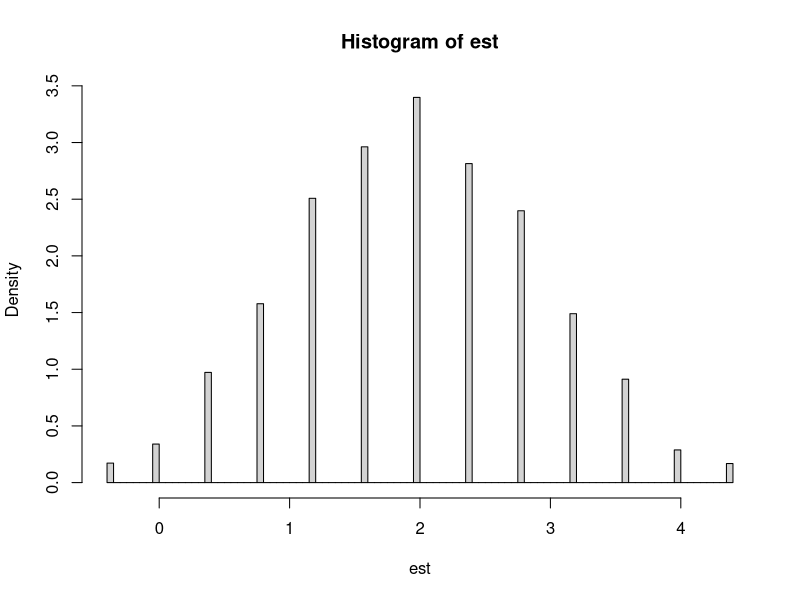

The R source for this figure:
#########################################################################
# Simulation Study showing the benefits of randomization and blocking 
#########################################################################

# t --  confounding variable that we want to block on 
t <- rep(1:5, each = 2)

# d --- treatment variable (binary): to be allocated below

# data-generating process depending on t and d
generate_response <- function(d, t){

beta0 <- 3 # intercept
alpha <- 2 # treatment effect
beta_t <- 1 # effect of confounder

X <- cbind(1, d, t)     
y <- X %*% c(beta0, alpha, beta_t)

y    
}    

### SETUP 1 --- we assign the first 5 subjects to treatment
d <- rep(c(1,0), each = 5)

# resulting "treatment effect" estimate 

y1 <- generate_response(d,t)

mean(y1[d == 1]) - mean(y1[d == 0]) 
# treatment effect estimate is heavily biased (-0.4 vs. 2[= truth]) 

### SETUP 2 --- full randomization 
    
nrepl <- 1E4 # we consider 10,000 randomizations, take avg.
est <- numeric(nrepl) 

for(i in 1:nrepl){
    d <- numeric(10)
    d[sample(1:10, 5, replace = FALSE)] <- 1
    y_i <- generate_response(d,t)
    est[i] <- mean(y_i[d == 1]) - mean(y_i[d == 0]) 

}

# mean estimator is unbiased, but variance of the estimator
# is huge. 

hist(est, nclass = 100, prob = T)
mean(est)
sd(est)


### SETUP 3 --- randomization within the following blocks
### for the variable t: [1 -- 2][3 -- 4][5]

blocks <- list(c(1,2),c(3,4),5)
block_sizes <- c(4,4,2)

nrepl <- 1E4 # we consider 10,000 randomizations, take avg.
est_block <- numeric(nrepl) 

for(i in 1:nrepl){
    d <- numeric(10)
    for(j in 1:length(blocks)){
        block_j <- which(t %in% blocks[[j]])
        s_j <- sample(block_j, block_sizes[j]/2, replace = FALSE) 
        d[s_j] <- 1
    }
    y_i <- generate_response(d,t)
    est_block[i] <- mean(y_i[d == 1]) - mean(y_i[d == 0]) 
}

mean(est_block)
sd(est_block)

# the variability of the estimator is almost reduced by
# a factor of 3!

### SETUP 3 --- randomization within the following blocks
### for the variable t: [1][2][3][4][5] (complete paired design).

blocks <- list(1,2,3,4,5)
block_sizes <- c(2,2,2,2,2)

nrepl <- 1E4 # we consider 10,000 randomizations, take avg.
est_block <- numeric(nrepl) 

for(i in 1:nrepl){
    d <- numeric(10)
    for(j in 1:length(blocks)){
        block_j <- which(t %in% blocks[[j]])
        s_j <- sample(block_j, block_sizes[j]/2, replace = FALSE) 
        d[s_j] <- 1
    }
    y_i <- generate_response(d,t)
    est_block[i] <- mean(y_i[d == 1]) - mean(y_i[d == 0]) 
}

mean(est_block)
sd(est_block)

# the variability of the estimator is zero!
